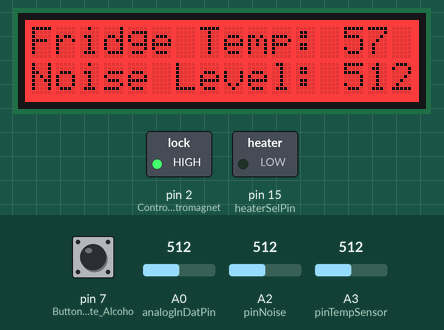
Recording of a sketch running on a simulated Arduino Uno, built with avr-gcc and run on an emulated ATmega328P. Parts: 16×2 character LCD, switched loads named in the sketch (green lamp = pin HIGH). The inputs (shaded band) are chosen by the test bench; at power-on: A2 (pinNoise) = 512, A3 (pinTempSensor) = 512, pin 7 (Button_to_initiate_Alcoho) LOW, A0 (analogInDatPin) = 512. What the sketch prints to the serial monitor is not drawn.

Above: at 2.2 s.
2.3 s: A2 (pinNoise) set to 490
At 4.2 s:
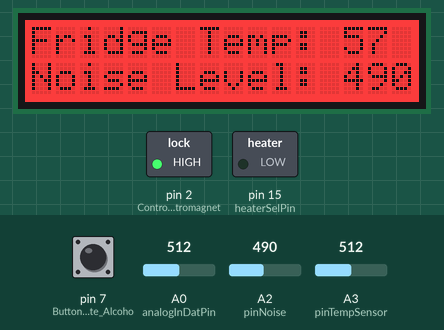
4.6 s: A3 (pinTempSensor) set to 490
At 6.1 s:
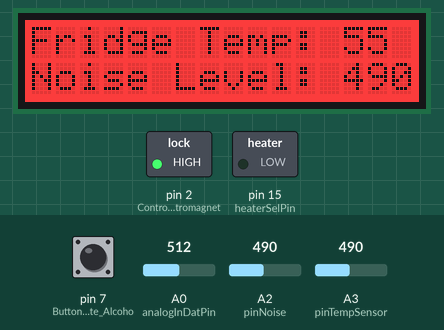
6.7 s: A2 (pinNoise) set to 510
At 8.0 s:
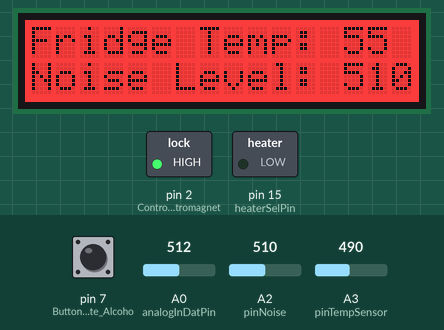
8.8 s: A3 (pinTempSensor) set to 510
At 9.9 s:
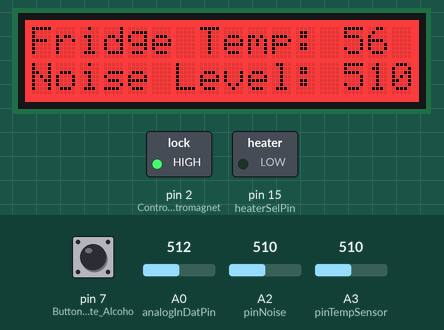
10.9 s: A2 (pinNoise) set to 306
At 11.8 s:
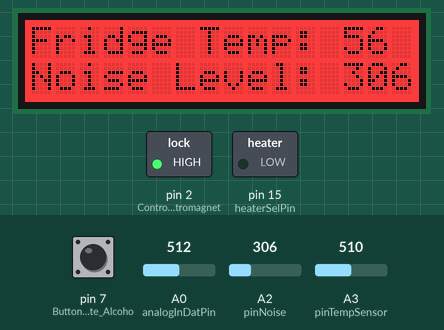
12.9 s: A3 (pinTempSensor) set to 306
At 14.8 s:
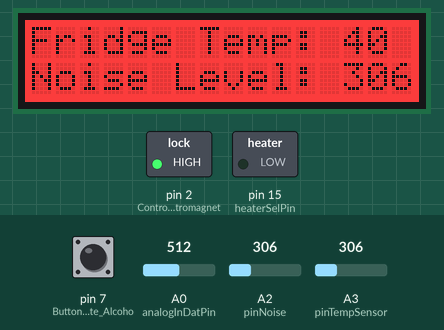
Timing chart, 0 to 16.0 s (numbered marks = the images above; inputs shaded):
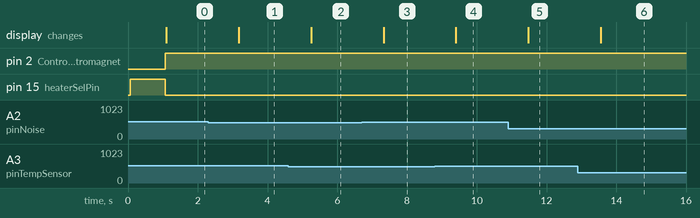

The sketch:

Bar.ino
```cpp
#include <math.h>
#include <Wire.h>
#include "rgb_lcd.h"
const int B=4275;                 // B value of the thermistor (for alcohol sensor)
const int R0 = 100000;            // R0 = 100k
const int pinTempSensor = A3;     //Temp Sensor Pin
const int pinNoise = A2;          //Noise Sensor Pin

rgb_lcd lcd;                      //Declaring LCD

const int colorR = 255;           //Setting the color of the LCD
const int colorG = 0;
const int colorB = 0;

//Alcohol
#define analogInDatPin 0          //Where the actual percentage is recorded
//Alcohol Sensor SEL Pin is connected to Analog Input Pin 1 (A1). In this case it is used as digital ouput.
//15 is mapped to A1
#define heaterSelPin 15
int sensorValue = 0;              //Initial value

void setup()
{
    Serial.begin(115200);         //Data rate fir Serial Monitor (debugging)
    lcd.begin(16, 2);             //LCD setup

    lcd.setRGB(colorR, colorG, colorB); //Set to previously set values above

    pinMode (7, INPUT);           //Button to initiate Alcohol sensor
    pinMode ( 2, OUTPUT);         //Control of Electromagnet
    pinMode(heaterSelPin,OUTPUT); // set the heaterSelPin as digital output.
    digitalWrite(heaterSelPin,HIGH); //when heaterSelPin is set, heater is switched off.
    delay(1000);
}

void loop()
{
  //TEMPERATURE
    int a = analogRead(pinTempSensor );   //Read the temperature sensor's value
    float R = 1023.0/((float)a)-1.0;      //Mathy stuff needed to convert to usable values
    R = 100000.0*R;
    float temperature=1.0/(log(R/100000.0)/B+1/298.15)-273.15;//convert to temperature via datasheet ;
    Serial.print("Temperature: ");        //Print to serial for debugging
    int temp = temperature * (9/5) + 32;  //Convert to Fahrenheit
    Serial.println(temperature * (9/5) + 32); //Print temperature to serial monitor for debugging


  //SOUND
    long sum = 0;
    for(int i=0; i<32; i++)             //Loop for precision
    {
        sum += analogRead(pinNoise);    //Add current val to sum
    }
    sum >>= 5;                          //Shift sum by 5 bits to the right
    Serial.print("Noise Level: ");      //Print to serial for debugging
    Serial.println(sum);

  //Alcohol Sensor
    digitalWrite(heaterSelPin,LOW);     //switch on the heater of Alcohol sensor
    sensorValue = analogRead(analogInDatPin); //read the analog value
    Serial.print("sensor test value = ");   //Disply the results in serial monitor.
    Serial.println(1023-sensorValue);  //sensorValue goes down when alcohol is detected. Hence subtracting from 1023.

  //Lock Box
    if (digitalRead(7)==HIGH){        //If the button is pressed
      delay(1000);                    //Gives them time to blow into sensor
      if (1023 - sensorValue > 500){  //Tested level of innebriation
        lcd.print("Too Drunk!!");     //Notify them of the results
        digitalWrite(2,HIGH);         //Keep electromagnet locked
      }
      else{                           //They are sober enough
        Serial.println("Open");       //
        digitalWrite(2, LOW);         //Turn off electromagnet
      //LCD
        lcd.clear();                  //
        lcd.print("Alcohol Level: "); //Print on LCD
        lcd.setCursor(0, 1);          //Set LED cursor to second level
        lcd.print(1023-sensorValue);  //Print alcohol content sensed on LED
      }
    }
    else{                             //Button has not been pressed
      digitalWrite(2,HIGH);           //Keep box locked
      Serial.println("Locked");
      //LCD
    lcd.clear();                      //
    lcd.print("Fridge Temp: ");       //Print temp to LCD
    lcd.print(temp);
    lcd.setCursor(0, 1);              //Set LED cursor to second level
    lcd.print("Noise Level: ");       //Print noise level to LCD
    lcd.print(sum);
    }

    delay(1000);
}
```

Measured:
- after the input at 2.3 s, the display: changes after 0.88 s (image 1)
- after the input at 4.6 s, the display: changes after 0.65 s (image 2)
- after the input at 6.7 s, the display: changes after 0.63 s (image 3)
- after the input at 8.8 s, the display: changes after 0.60 s (image 4)
- after the input at 10.9 s, the display: changes after 0.58 s (image 5)
- after the input at 12.9 s, the display: changes after 0.65 s (image 6)
